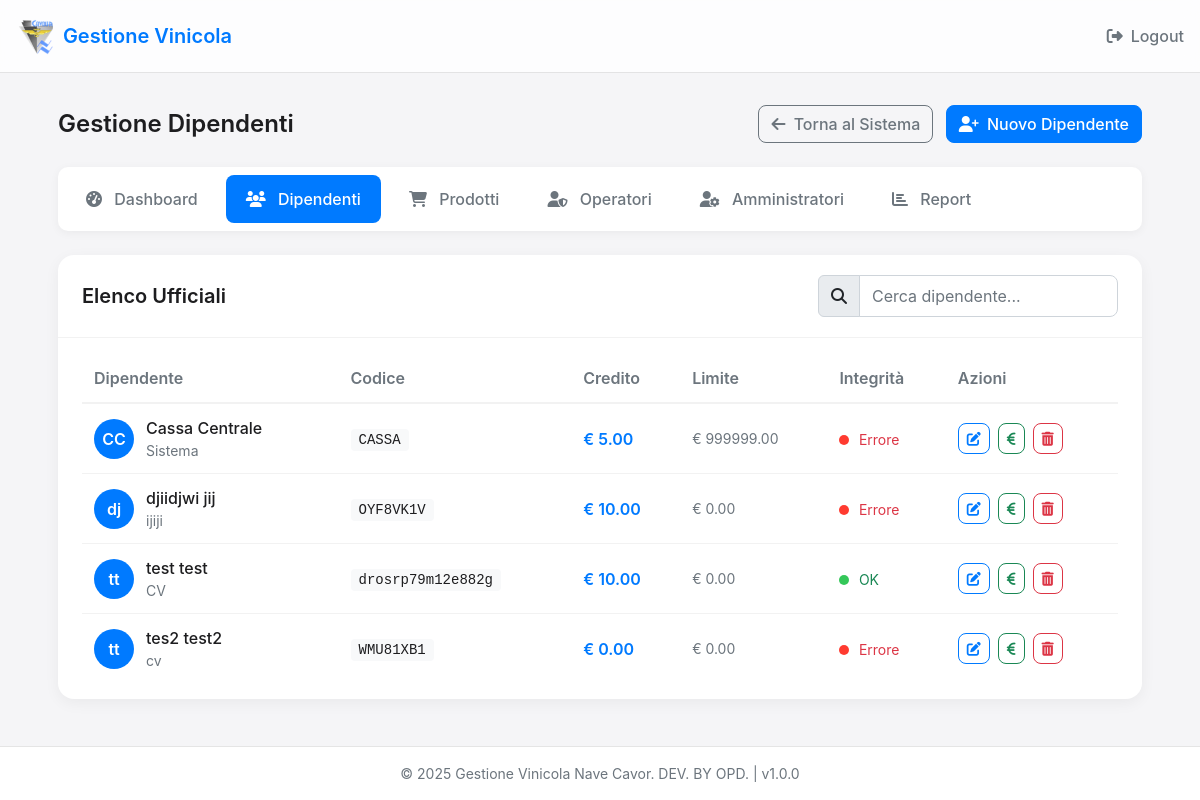
/admin/employees (signed in), run on an earlier commit of the app's database.
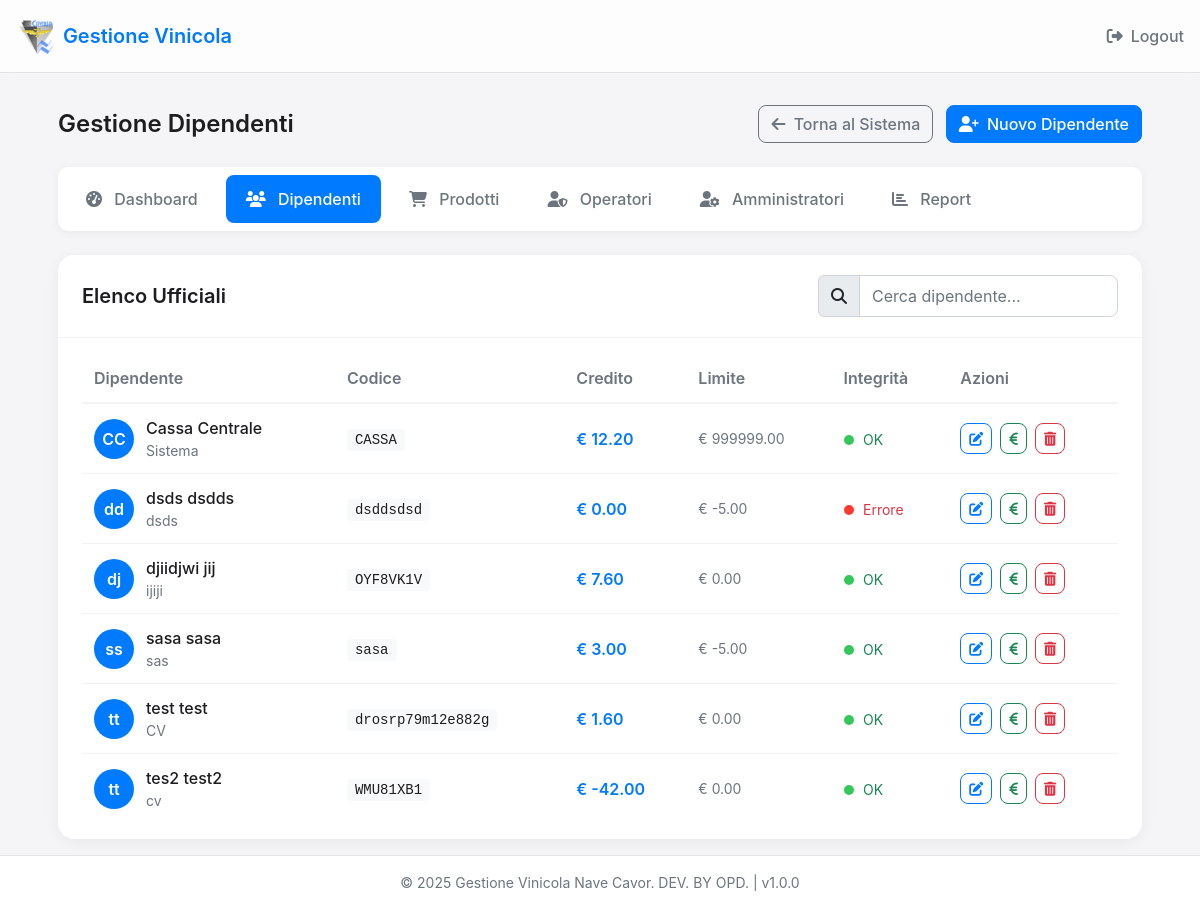
And on a later commit of the database.
### app.py (models this page shows, shortened)
class Employee(db.Model):
    id = db.Column(db.Integer, primary_key=True)
    code = db.Column(db.String(50), unique=True)  # Codice a barre della card
    first_name = db.Column(db.String(100))
    last_name = db.Column(db.String(100))
    rank = db.Column(db.String(100))
    credit = db.Column(db.Numeric(10, 2), default=0)
    credit_hash = db.Column(db.String(64))  # Hash per verificare l'integrità del credito
    credit_limit = db.Column(db.Numeric(10, 2), default=0)  # Limite di credito negativo consentito
    def verify_credit_integrity(self):
        if not self.credit_hash:  # Se non c'è hash, crealo
            self.update_credit_hash()
            db.session.commit()
            return True
        secret = app.config['SECRET_KEY']
        data = f"{self.id}:{self.credit}:{self.credit_limit}:{secret}"
        computed_hash = hashlib.sha256(data.encode()).hexdigest()
        return computed_hash == self.credit_hash

### app.py (the view)
@app.route('/admin/employees')
def admin_employees():
    if session.get('admin_logged_in') != True:
        return redirect(url_for('admin_login'))
    employees = Employee.query.order_by(Employee.last_name).all()
    return render_template('admin_employees.html', employees=employees)

### app.py (called while the page is built)
@app.context_processor
def inject_app_info():
    now = datetime.now()
    return {
        'app_name': app.config['APP_NAME'],
        'app_version': app.config['APP_VERSION'],
        'now': now
    }

### templates/admin_employees.html (shortened to what the changed rows need)
{% extends "base.html" %}
{% block content %}
<div class="admin-container">
    <div class="admin-header">
        <h1 class="admin-title">Gestione Dipendenti</h1>
    </div>
    <div class="employees-table-container">
        <div class="table-wrapper">
            <table class="employees-table">
                <thead>
                    <tr>
                        <th>Dipendente</th>
                        <th>Codice</th>
                        <th>Credito</th>
                        <th>Limite</th>
                        <th>Integrità</th>
                        <th>Azioni</th>
                    </tr>
                </thead>
                <tbody>
                    {% for employee in employees %}
                    <tr>
                        <td class="employee-name-cell">
                            <div class="employee-avatar">{{ employee.first_name[0] }}{{ employee.last_name[0] }}</div>
                            <div class="employee-info">
                                <div class="employee-name">{{ employee.first_name }} {{ employee.last_name }}</div>
                                <div class="employee-rank">{{ employee.rank }}</div>
                            </div>
                        </td>
                        <td>
                            <span class="employee-code">{{ employee.code }}</span>
                        </td>
                        <td>
                            <div class="employee-credit">€ {{ "%.2f"|format(employee.credit) }}</div>
                        </td>
                        <td>
                            <div class="employee-limit">€ {{ "%.2f"|format(employee.credit_limit) }}</div>
                        </td>
                        <td>
                            <span class="integrity-indicator {% if employee.verify_credit_integrity() %}integrity-verified{% else %}integrity-failed{% endif %}"></span>
                            {% if employee.verify_credit_integrity() %}
                                <small class="text-success">OK</small>
                            {% else %}
                                <small class="text-danger">Errore</small>
                            {% endif %}
                        </td>
                        <td>
                            <div class="table-actions">
                                <a href="{{ url_for('admin_edit_employee', id=employee.id) }}" class="btn btn-sm btn-outline-primary" title="Modifica">
                                    <i class="fas fa-edit"></i>
                                </a>
                                <button type="button" class="btn btn-sm btn-outline-success" data-bs-toggle="modal" data-bs-target="#creditModal{{ employee.id }}" title="Modifica Credito">
                                    <i class="fas fa-euro-sign"></i>
                                </button>
                                <button type="button" class="btn btn-sm btn-outline-danger" data-bs-toggle="modal" data-bs-target="#deleteModal{{ employee.id }}" title="Elimina">
                                    <i class="fas fa-trash-alt"></i>
                                </button>
                            </div>
                        </td>
                    </tr>
                    {% endfor %}
                </tbody>
            </table>
        </div>
    </div>
</div>
{% endblock %}

What changed in the data, as far as the page shows it:
changed Employee "Cassa": credit "5.00" → "12.20"; credit_hash "Errore" → "OK"
added Employee: first_name "d", last_name "d", first_name "dsds", last_name "dsdds", rank "dsds", code "dsddsdsd", credit "0.00", credit_limit "-5.00", shows "Errore"
changed Employee "djiidjwi": credit "10.00" → "7.60"; credit_hash "Errore" → "OK"
added Employee: first_name "s", last_name "s", first_name "sasa", last_name "sasa", rank "sas", code "sasa", credit "3.00", credit_limit "-5.00", shows "OK"
changed Employee "test": credit "10.00" → "1.60"
changed Employee "tes2": credit "0.00" → "-42.00"; credit_hash "Errore" → "OK"
